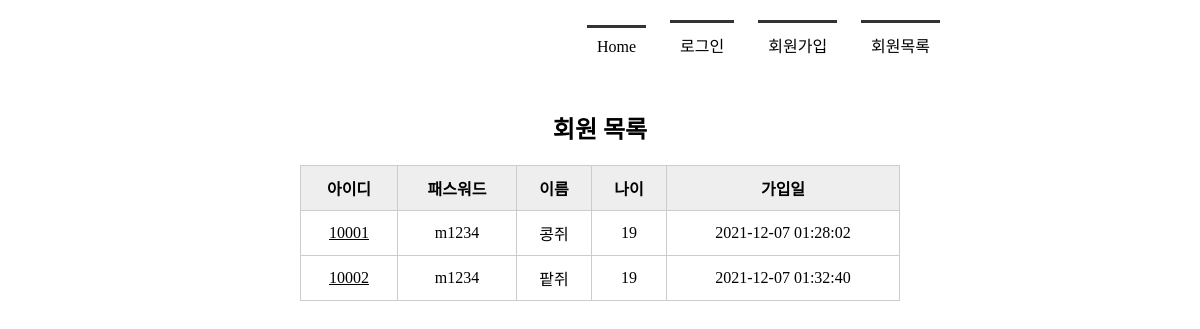
The app's page /member_list, older data.
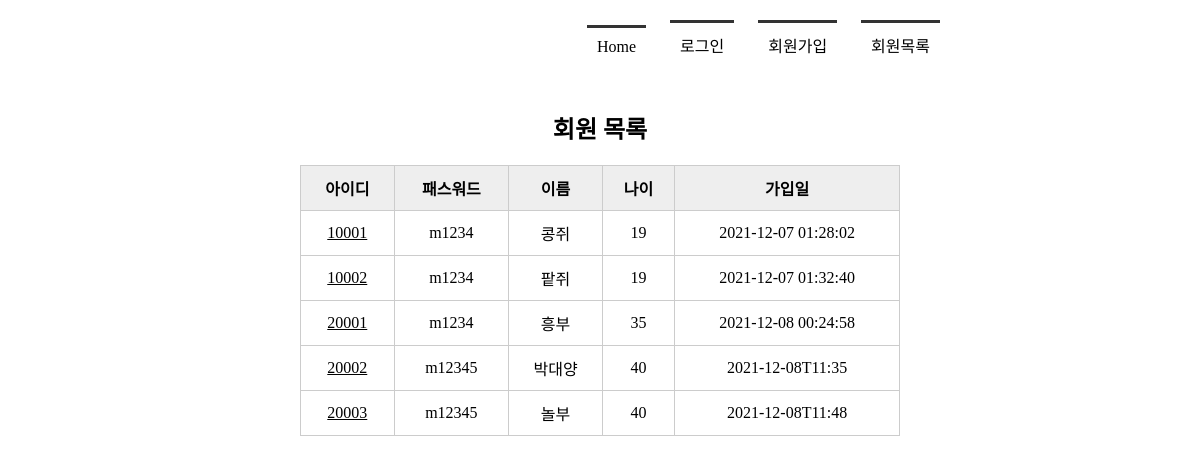
The same page, newer data.
### tables this page shows
CREATE TABLE member(
            mid CHAR(5) PRIMARY KEY,
            passwd CHAR(8) NOT NULL,
            name TEXT NOT NULL,
            age INTEGER,
            regDate DATETIME DEFAULT CURRENT_TIMESTAMP
        );

### app.py (the view)
@app.route('/member_list')
def member_list():
    conn = getconn()
    cur = conn.cursor()
    sql = "SELECT * FROM member"
    cur.execute(sql)
    rs = cur.fetchall()
    conn.close()
    return render_template('member_list.html', rs=rs)

### app.py (called while the page is built)
def getconn():
    conn = sqlite3.connect('./memberdb.db')
    return conn

### templates/member_list.html (shortened to what this page needs)
<!DOCTYPE html>
<html lang="ko">
<head>
    <link rel="stylesheet" href="{{ url_for('static', filename='css/style.css') }}">
</head>
<body>
    <div id="container">
        {% include 'nav_bar.html' %}
        <section>
            <h1>회원 목록</h1>
            <table>
                <tr>
                    <th>아이디</th><th>패스워드</th><th>이름</th><th>나이</th><th>가입일</th>
                </tr>
                {% for i in rs %}
                <tr>
                    <td><a href="{{ url_for('member_view', id=i[0]) }}">{{ i[0] }}</a></td>
                    <td>{{ i[1] }}</td>
                    <td>{{ i[2] }}</td>
                    <td>{{ i[3] }}</td>
                    <td>{{ i[4] }}</td>
                </tr>
                {% endfor %}
            </table>
        </section>
    </div>
</body>
</html>

### templates/nav_bar.html
<header>
    <nav>
        <ul>
            {% if session %}
                <li><a href="{{ url_for('index') }}">Home</a></li>
                <li><a href="{{ url_for ('logout') }}">로그아웃</a></li>
                <li><a href="{{ url_for('register') }}">회원가입</a></li>
                <li><a href="{{ url_for('member_list') }}">회원목록</a></li>
            {% else %}
                <li><a href="{{ url_for('index') }}">Home</a></li>
                <li><a href="{{ url_for('login') }}">로그인</a></li>
                <li><a href="{{ url_for('register') }}">회원가입</a></li>
                <li><a href="{{ url_for('member_list') }}">회원목록</a></li>
            {% endif %}
        </ul>
    </nav>
</header>

### static/css/style.css (style rules this page uses)
* { margin: 0; padding: 0; }
#container { width: 1000px; margin: 10px auto; }
header { height: 100px; }
nav ul { list-style: none; text-align: right; margin-right: 150px; }
nav ul li { display: inline-block; margin: 10px; border-top: 3px solid #333; padding: 10px; }
nav ul li a { text-decoration: none; color: #000; }
section { text-align: center; }
section table { width: 600px; margin: 0 auto; border-collapse: collapse; }
section h1 { margin-bottom: 20px; }
section table, th, td { border: 1px solid #ccc; padding: 10px }
section table th { background-color: #eee }
section table a { color: #000; }

Row changes from the older to the newer data that the page shows:
added member: mid "20001", passwd "m1234", name "흥부", age "35", regDate "2021-12-08 00:24:58"
added member: mid "20002", passwd "m12345", name "박대양", age "40", regDate "2021-12-08T11:35"
added member: mid "20003", passwd "m12345", name "놀부", age "40", regDate "2021-12-08T11:48"
